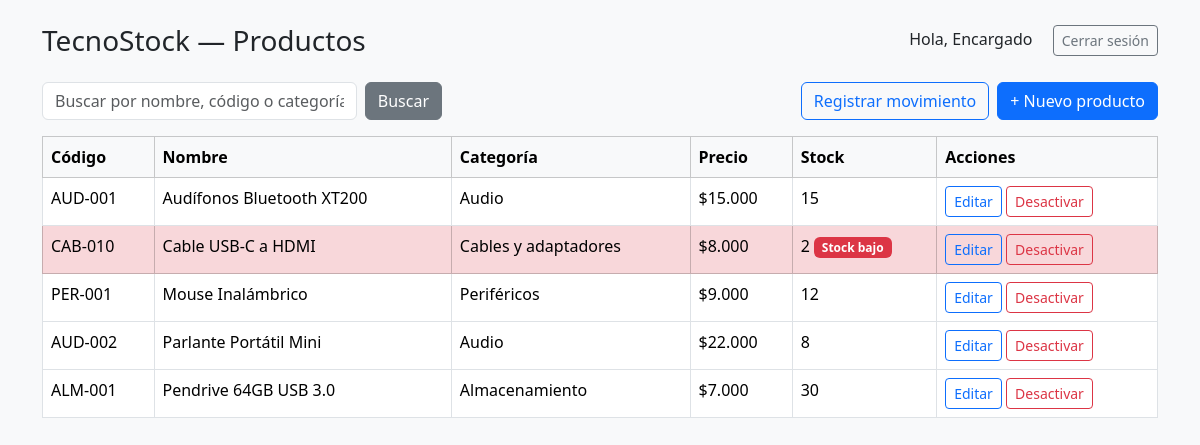
The page /index.php (signed in) on the database its author committed.
### tables this page shows
CREATE TABLE producto (
    id_producto INT AUTO_INCREMENT PRIMARY KEY,
    codigo VARCHAR(50) NOT NULL UNIQUE,
    nombre VARCHAR(150) NOT NULL,
    descripcion VARCHAR(255),
    precio DECIMAL(10,2) NOT NULL CHECK (precio >= 0),
    stock_actual INT NOT NULL DEFAULT 0 CHECK (stock_actual >= 0),
    stock_minimo INT NOT NULL DEFAULT 0 CHECK (stock_minimo >= 0),
    estado TINYINT(1) NOT NULL DEFAULT 1,
    id_categoria INT NOT NULL,
    FOREIGN KEY (id_categoria) REFERENCES categoria(id_categoria)
);

CREATE TABLE categoria (
    id_categoria INT AUTO_INCREMENT PRIMARY KEY,
    nombre VARCHAR(100) NOT NULL,
    descripcion VARCHAR(255),
    estado TINYINT(1) NOT NULL DEFAULT 1
);

### index.php (the view, shortened to what this page needs)
<?php
require 'config.php';
$busqueda = trim($_GET['busqueda'] ?? '');
$sql = "SELECT p.id_producto, p.codigo, p.nombre, p.precio, p.stock_actual, p.stock_minimo, c.nombre AS categoria
        FROM producto p
        JOIN categoria c ON p.id_categoria = c.id_categoria
        WHERE p.estado = 1";
$params = [];
$sql .= " ORDER BY p.nombre";
$stmt = $pdo->prepare($sql);
$stmt->execute($params);
$productos = $stmt->fetchAll();
?>
<!DOCTYPE html>
<html lang="es">
<head>
    <link href="https://cdnjs.cloudflare.com/ajax/libs/bootstrap/5.3.3/css/bootstrap.min.css" rel="stylesheet">
</head>
<body class="bg-light">
<div class="container py-4">
    <div class="d-flex justify-content-between align-items-center flex-wrap gap-2 mb-4">
        <h3 class="mb-0">TecnoStock — Productos</h3>
        <div>
            <span class="me-3">Hola, <?= htmlspecialchars($_SESSION['nombre']) ?></span>
            <a href="logout.php" class="btn btn-outline-secondary btn-sm">Cerrar sesión</a>
        </div>
    </div>
    <div class="d-flex flex-column flex-md-row justify-content-between gap-2 mb-3">
        <form method="GET" class="d-flex" style="max-width: 400px; width: 100%;">
            <input type="text" name="busqueda" class="form-control me-2"
                   placeholder="Buscar por nombre, código o categoría"
                   value="<?= htmlspecialchars($busqueda) ?>">
            <button type="submit" class="btn btn-secondary">Buscar</button>
        </form>
        <div class="d-flex gap-2">
            <a href="movimientos/registrar.php" class="btn btn-outline-primary flex-fill flex-md-grow-0">Registrar movimiento</a>
            <a href="productos/crear.php" class="btn btn-primary flex-fill flex-md-grow-0">+ Nuevo producto</a>
        </div>
    </div>
    <div class="table-responsive">
        <table class="table table-bordered bg-white">
            <thead class="table-light">
                <tr>
                    <th>Código</th>
                    <th>Nombre</th>
                    <th>Categoría</th>
                    <th>Precio</th>
                    <th>Stock</th>
                    <th>Acciones</th>
                </tr>
            </thead>
            <tbody>
                <?php if (empty($productos)): ?>
                    <tr><td colspan="6" class="text-center text-muted">No se encontraron productos.</td></tr>
                <?php else: foreach ($productos as $p): ?>
                    <?php $stockBajo = $p['stock_actual'] < $p['stock_minimo']; ?>
                    <tr class="<?= $stockBajo ? 'table-danger' : '' ?>">
                        <td><?= htmlspecialchars($p['codigo']) ?></td>
                        <td><?= htmlspecialchars($p['nombre']) ?></td>
                        <td><?= htmlspecialchars($p['categoria']) ?></td>
                        <td>$<?= number_format($p['precio'], 0, ',', '.') ?></td>
                        <td>
                            <?= $p['stock_actual'] ?>
                            <?php if ($stockBajo): ?>
                                <span class="badge bg-danger">Stock bajo</span>
                            <?php endif; ?>
                        </td>
                        <td class="text-nowrap">
                            <a href="productos/editar.php?id=<?= $p['id_producto'] ?>" class="btn btn-sm btn-outline-primary">Editar</a>
                            <a href="productos/desactivar.php?id=<?= $p['id_producto'] ?>" class="btn btn-sm btn-outline-danger"
                               onclick="return confirm('¿Desactivar este producto?')">Desactivar</a>
                        </td>
                    </tr>
                <?php endforeach; endif; ?>
            </tbody>
        </table>
    </div>
</div>
</body>
</html>

### rows shown on the page
producto: codigo "AUD-001", nombre "Audífonos Bluetooth XT200", id_categoria.nombre "Audio", precio "15.000", stock_actual "15"
producto: codigo "CAB-010", nombre "Cable USB-C a HDMI", id_categoria.nombre "Cables y adaptadores", precio "8.000", stock_actual "2", stock_minimo "Stock bajo"
producto: codigo "PER-001", nombre "Mouse Inalámbrico", id_categoria.nombre "Periféricos", precio "9.000", stock_actual "12"
producto: codigo "AUD-002", nombre "Parlante Portátil Mini", id_categoria.nombre "Audio", precio "22.000", stock_actual "8"
producto: codigo "ALM-001", nombre "Pendrive 64GB USB 3.0", id_categoria.nombre "Almacenamiento", precio "7.000", stock_actual "30"

### other values the page prints
$_SESSION['nombre'] "Encargado"
